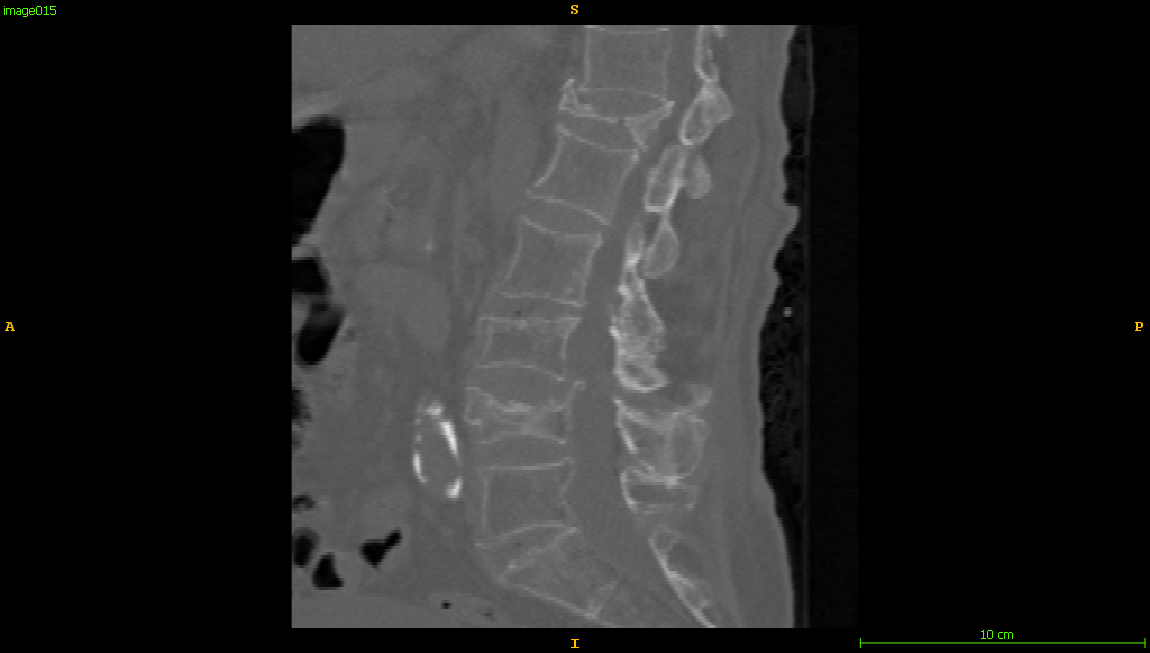
%> input picture src/ExtractTextureFeature/1 (15).png, 1150 x 653 px
$ octave appEnhancement.m   (GNU Octave 9; MATLAB toolbox functions it lacks are replaced by stand-ins)
%> lines starting %> are read from the running program, lines starting %| are printed output that depends on the picture; in (x1, y1, x2, y2) boxes, pixels count from 0 and x2, y2 are one past the last pixel; in counts of white or black regions, pixels touching at a corner belong together; the program's own positions count from 1
clc
clear
close all
img=imread('1 (15).png');
%> img is the input picture: size 653x1150x3 uint8; mean R, G, B 37.8, 37.9, 37.7
img=rgb2gray(img);
%> img: size 653x1150 uint8
% origimg=img;
imshow(img)

img=imadjust(img,[0.2 0.6],[0.5 0.9]);
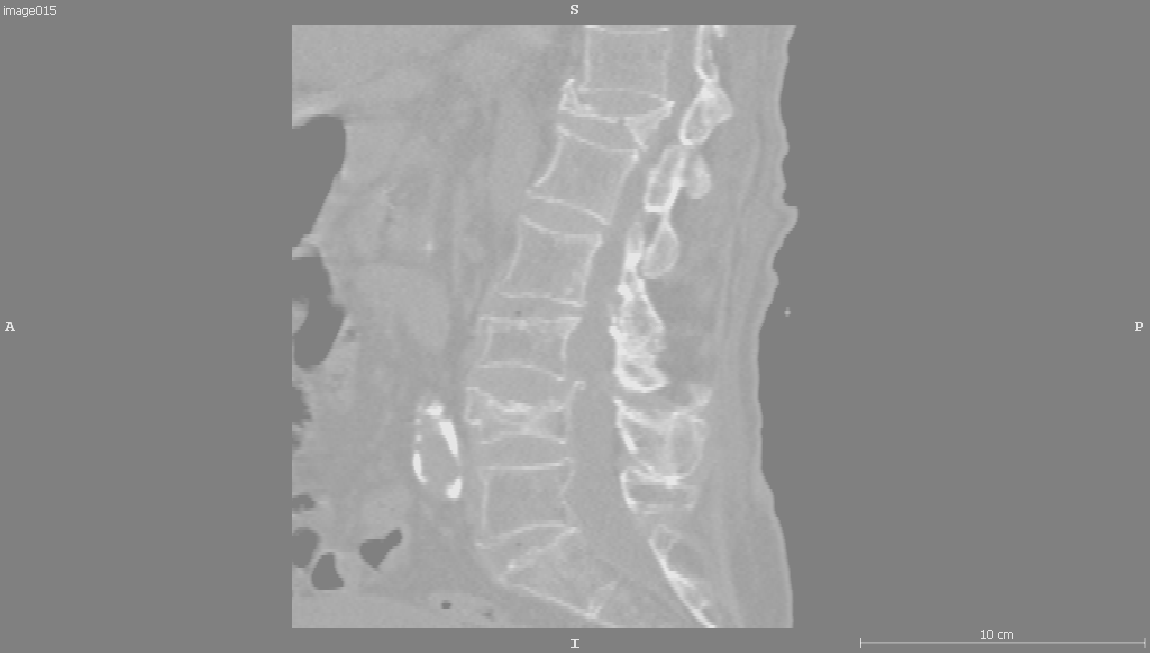
%> img: size 653x1150 uint8; min 128, max 230, mean 145.6
img = imsharpen(img,'Radius',5,'Amount',5);
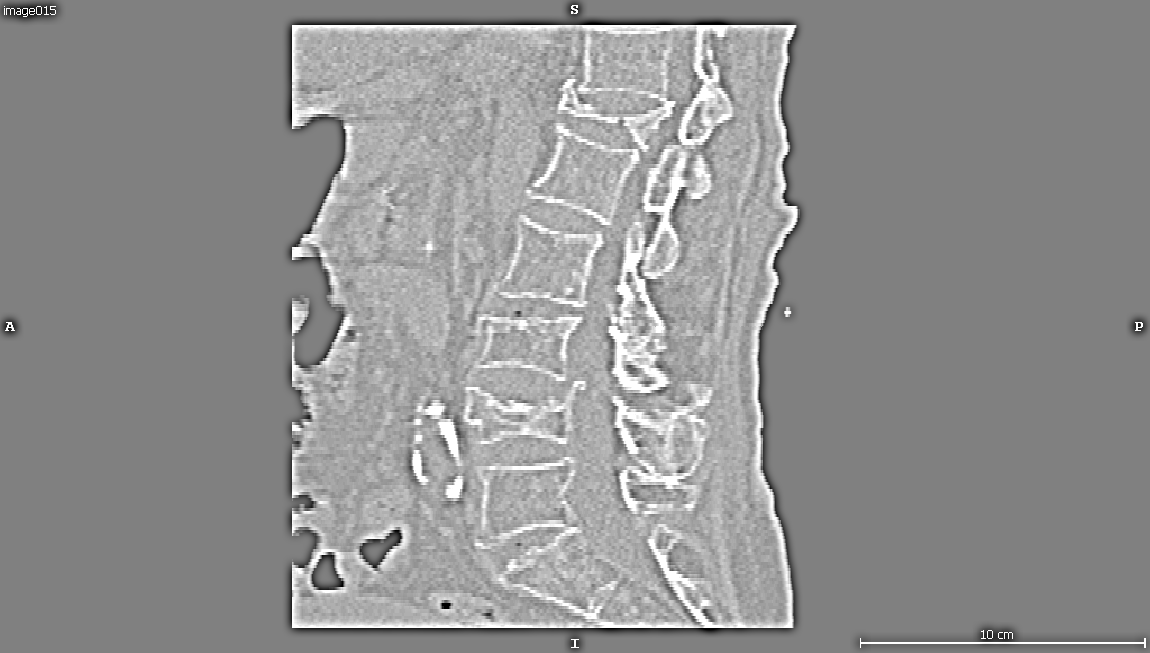
%> img: size 653x1150 uint8; min 0, max 255, mean 144.8
figure
imshow(img)
origimg=im2double(img);
% figure,imshow(origimg)

level=graythresh(origimg);
%> level = 0.608
img=im2bw(origimg,0.72);
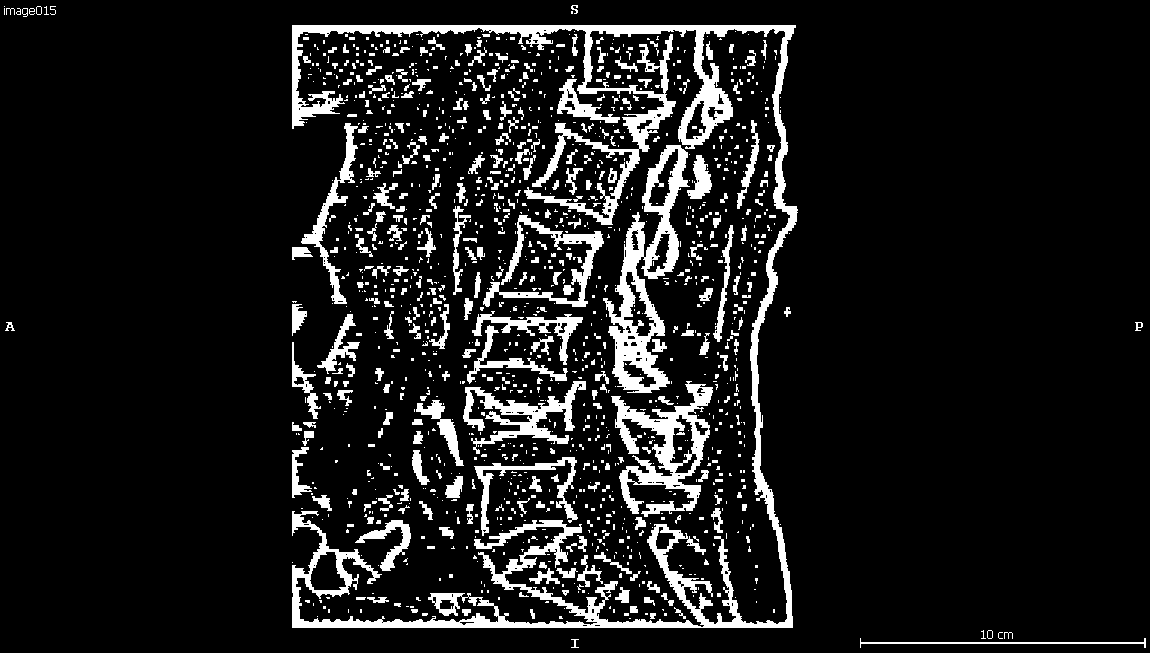
%> img: size 653x1150 logical; 10.7% white; 1397 white regions (1059 under 20 px), largest, box (x1, y1, x2, y2) and area: (292, 25, 798, 628) 27753, (603, 145, 690, 393) 6768, (611, 381, 713, 517) 4990
figure
imshow(img)
img = bwareaopen(img,50);
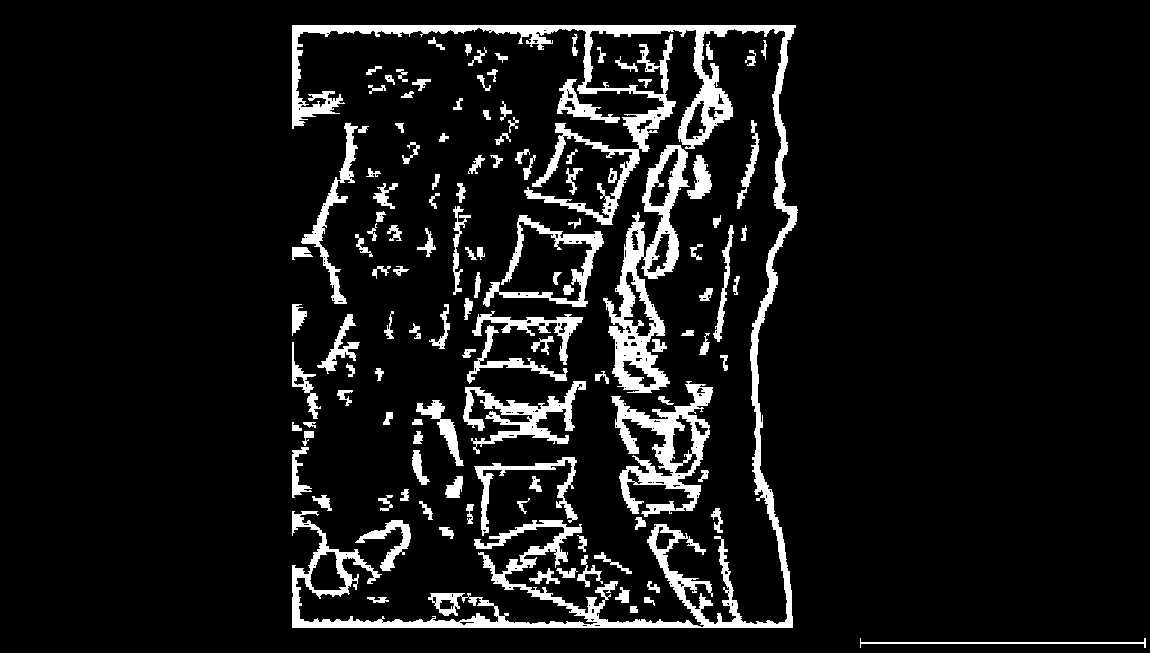
%> img: size 653x1150 logical; 8.9% white; 124 white regions, largest, box (x1, y1, x2, y2) and area: (292, 25, 798, 628) 27753, (603, 145, 690, 393) 6768, (611, 381, 713, 517) 4990
se = strel('sphere',2);
dilatedimg = imdilate(img, se);
%> dilatedimg: size 653x1130 logical; every value is 1
%> (the run ends here)
